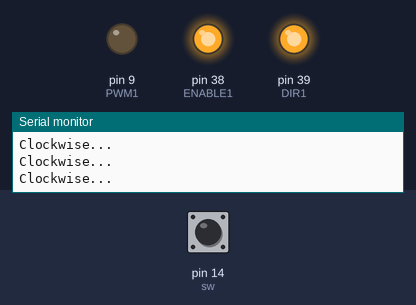
Recording of a sketch running on a simulated Arduino Mega 2560, built with avr-gcc and run on an emulated ATmega2560. Parts: output pins drawn as LEDs (lit = HIGH), the last lines printed to the serial monitor. Dashed ring = blinking. Inputs (shaded band) come from the test bench; at power-on: pin 14 (sw) LOW.

Above: at 1.2 s.
1.3 s: pin 14 (sw) pulled HIGH for 1 s
At 3.4 s:
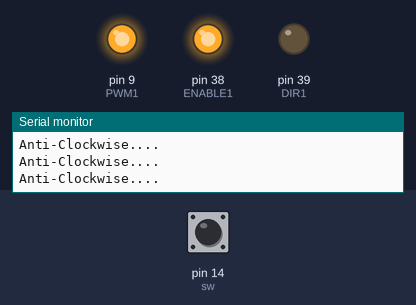
3.8 s: pin 14 (sw) pulled HIGH for 3.2 s
At 3.9 s:
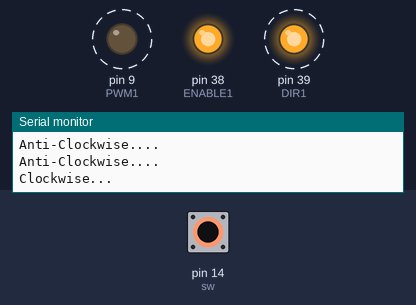
8.5 s: pin 14 (sw) pulled HIGH for 0.25 s
At 9.7 s:
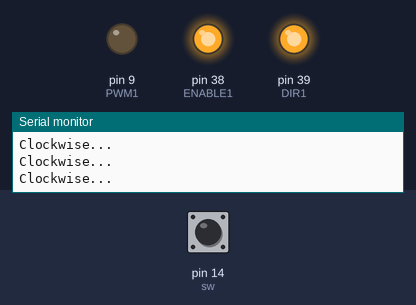
Timing chart, 0 to 11.5 s (numbered marks = the images above; inputs shaded):
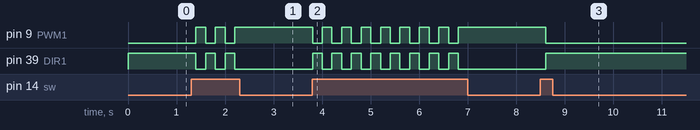

Measured:
- after the input at 1.3 s, pin 9 (PWM1): alternates HIGH for 0.20 s and LOW for 0.20 s, 5 changes in all, then stays HIGH, starting after 0.10 s; pin 39 (DIR1): alternates HIGH for 0.20 s and LOW for 0.20 s, 5 changes in all, then stays LOW, starting after 0.10 s
- after the input at 3.8 s, pin 9 (PWM1): alternates HIGH for 0.20 s and LOW for 0.20 s, 16 changes in all, then stays HIGH, starting at once; pin 39 (DIR1): alternates HIGH for 0.20 s and LOW for 0.20 s, 16 changes in all, then stays LOW, starting at once
- after the input at 8.5 s, pin 9 (PWM1): HIGH → LOW after 0.11 s; pin 39 (DIR1): LOW → HIGH after 0.11 s

The sketch:

sketch_nov23b.ino
```cpp
int ENABLE1 = 38;
int PWM1 = 9;
int DIR1 = 39;

int sw = 14;
boolean direction = true;

void setup() {
  // put your setup code here, to run once:
  pinMode(ENABLE1, OUTPUT);
  pinMode(PWM1, OUTPUT);
  pinMode(DIR1, OUTPUT);

  digitalWrite(ENABLE1, HIGH); // 모터 제어 가능
  digitalWrite(DIR1, direction); // 초기방향은 정방향
  digitalWrite(PWM1, !direction); // 최고 속도

  pinMode(sw, INPUT);
  Serial.begin(9600);
}

void loop() {
  if(digitalRead(sw)) {
    direction = !direction;
  }

  if(direction) {
    Serial.println("Clockwise...");
  }
  else {
    Serial.println("Anti-Clockwise....");
  }
  digitalWrite(DIR1, direction);
  digitalWrite(PWM1, !direction);

  delay(200);


}
```
